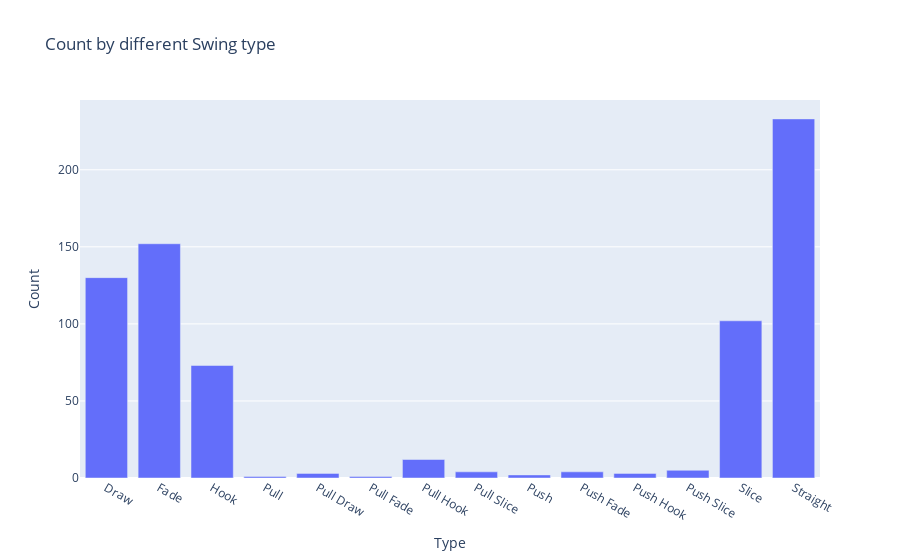

Source (notebook cell):
### Markdown cell above
### No of swing by ball trajectory
    -  This golfer has majority of swing types in straight, draw, fade and hook and slice. occessionally, golfer has pull hook and push hook swing type. 
![no_of_Swing_type.png](attachment:no_of_Swing_type.png)

### Code cell
#  no by swing type

swing_by_shape= clean_golf_swing_df.groupby('Type')['Total'].count().to_frame('Count').reset_index()
swing_by_shape
plot_barv(swing_by_shape,'Type','Count','Count by different Swing type')

### Figure 1 — Plotly figure (JSON) as saved in the notebook; plotly's stock layout.template omitted (floating-point values rounded to 4 significant figures)
{"data": [{"alignmentgroup": "True", "hovertemplate": "Type=%{x}<br>Count=%{y}<extra></extra>", "legendgroup": "", "marker": {"color": "#636efa", "pattern": {"shape": ""}}, "name": "", "offsetgroup": "", "orientation": "v", "showlegend": false, "textposition": "auto", "type": "bar", "x": ["Draw", "Fade", "Hook", "Pull", "Pull Draw", "Pull Fade", "Pull Hook", "Pull Slice", "Push", "Push Fade", "Push Hook", "Push Slice", "Slice", "Straight"], "xaxis": "x", "y": [130, 152, 73, 1, 3, 1, 12, 4, 2, 4, 3, 5, 102, 233], "yaxis": "y"}], "layout": {"barmode": "relative", "legend": {"tracegroupgap": 0}, "title": {"text": "Count by different Swing type"}, "xaxis": {"anchor": "y", "domain": [0, 1], "title": {"text": "Type"}}, "yaxis": {"anchor": "x", "domain": [0, 1], "title": {"text": "Count"}}}}
